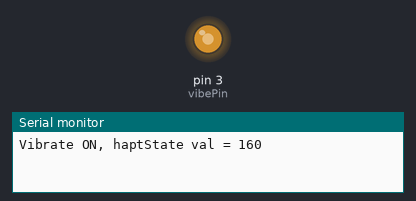
Bench run of a sketch on a simulated Arduino Uno, built with avr-gcc and run on an emulated ATmega328P. Shown: output pins drawn as LEDs (lit = HIGH), the last lines printed to the serial monitor.

Above: at 0.05 s.
At 0.65 s:
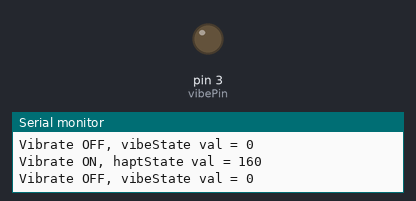
Timing chart, 0 to 3.0 s (numbered marks = the images above):
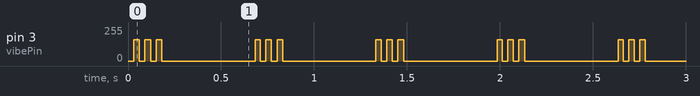

Measured:
- by itself, pin 3 (vibePin): repeats every 0.65 s: 2 × (0/255 0.03 s, 160/255 0.03 s), 0/255 0.50 s, 160/255 0.03 s

The sketch:

HapticsTestbed.ino
```cpp
int hapticScore = 1;
const int vibePin = 3;
int vibeState = 0;
int vibeSet = 0;
int maxVibe = 0;
int vibeCount = 0;
unsigned long currentMillis = 0;
unsigned long previousMillis = 0;
long interval = 0;
long dwell = 0;

void setup()
{
    Serial.begin(115200); // High serial baud rate
    pinMode(vibePin, OUTPUT);
}

void loop ()
{
    currentMillis = millis();
    switch(hapticScore)
    {
        case 0:
            vibeSet = 0;
            maxVibe = 0;
            interval = 0;
            dwell = 0;
            break;
        case 1: // Moving towards within 1 stride -- medium priority
            vibeSet = 160;
            maxVibe = 3;
            interval = 30;
            dwell = 500;
            break;
        case 2: // Moving towards within 2 strides -- medium priority
            vibeSet = 125;
            maxVibe = 3;
            interval = 50;
            dwell = 500;
            break;
        case 3: // Stationary within one stride -- low priority
            vibeSet = 160;
            maxVibe = 1;
            interval = 75;
            dwell = 2000;
            break;
        case 4: // Stationary within two strides -- low priority
            vibeSet = 125;
            maxVibe = 1;
            interval = 60;
            dwell = 3000;
            break;
        case 5: // Impact possible -- high priority
            vibeSet = 255;
            maxVibe = 1;
            interval = 30;
            dwell = 60;
            break;
        default:
            break;
    }

    if (currentMillis - previousMillis >= interval && vibeCount < maxVibe)
    {
        previousMillis = currentMillis;
        if (vibeState == 0)
        {
            vibeState = vibeSet;
            Serial.print("Vibrate ON, haptState val = ");
            Serial.print(vibeState);
            Serial.println("");
            //vibeState = HIGH;

        }
        else
        {
            vibeState = 0;
            Serial.print("Vibrate OFF, vibeState val = ");
            Serial.print(vibeState);
            Serial.println("");
            //vibeState = LOW;
            vibeCount++;
        }
    analogWrite(vibePin, vibeState);
    }

    /*if((currentMillis - previousMillis < dwell) && (vibeState != 0))
    {
        vibeCount = 0;
        vibeState = 0;
        analogWrite(vibePin, vibeState);
        Serial.print("Likely haven't completed vibrate cycle and moved state, hapState val = ");
        Serial.print(vibeState);
        Serial.println("~~RESET VIBECOUNT~~");
    }*/

    /*if((vibeCount == maxVibe || vibeCount > maxVibe ) && (vibeState > 0))
    {

        vibeState =0;
        Serial.println("Haptics accidentally on, haptics turned off until next cycle.");
    }*/

    if(currentMillis - previousMillis >= interval && vibeState > 0)
    {
        vibeCount = 0;
        vibeState = 0;
        Serial.println("Haptics accidentally on, haptics turned off until next cycle.");
    }

    if(currentMillis - previousMillis >= dwell)
    {
        vibeCount = 0;
        vibeState = 0;
        analogWrite(vibePin, vibeState);
        Serial.print("Completed vibration cycle, vibeState val = ");
        Serial.print(vibeState);
        Serial.println("~~RESET VIBECOUNT~~");
    }

}
//end
```
